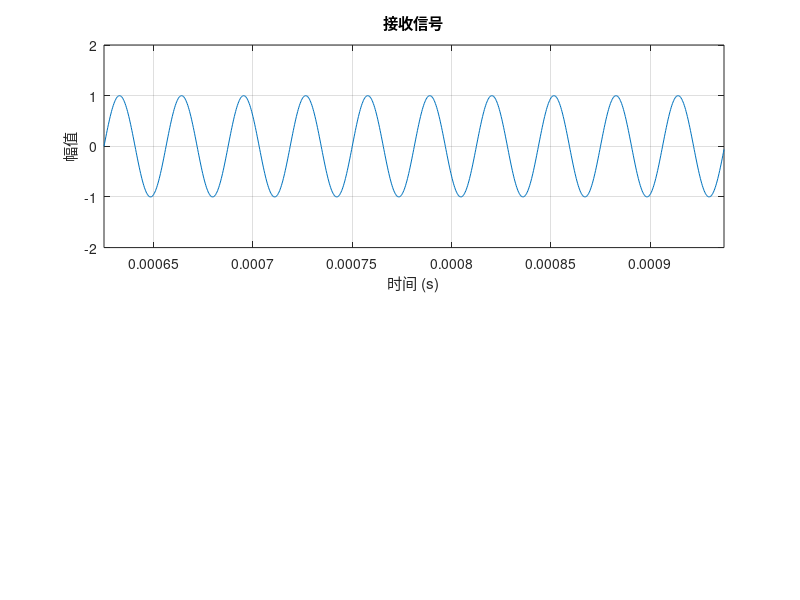

Reproduce this figure in MATLAB. (Note: this script raises an error after producing the figure.)
% clc;
clear;
close all;



% ##########################常数定义##########################
% 光速 单位m/s
c = 299792458;
% pi MATLAB中pi为3.141592653589793


% ##########################信号源&接收机参数设计##########################
% 信号源频率 单位Hz
frequency = 3.2e4;

% 接收机信号采样率 单位Hz
samp_rate = 3.2e6;
% 接收机水平移动速度 单位m/s
v_rx = 10e3;

% 接收机比相相干积累序列数
coherent_integration_number = 10;
% 接收机比相相干积累正弦信号序列周期数
coherent_integration_cycles = 10;
% 接收机比相单次采样正弦信号总周期数
single_sampling_cycles = coherent_integration_number * ...
    coherent_integration_cycles;
% 接收机比相单次采样时长 单位s
single_sampling_duration = single_sampling_cycles / frequency;
% 接收机比相单次采样经过的距离 单位s
single_sampling_distance = single_sampling_duration / v_rx;

% 接收机比相间隔距离 单位m
sampling_interval = c / frequency / 2;  % 半波长
% 接收机比相间隔时间 单位s
delta_t = sampling_interval / v_rx;

% 信号采样总时长 单位s
sampling_duration = delta_t + single_sampling_duration;
% 信号采样总时长对应的距离 单位m
sampling_distance = sampling_duration / v_rx;

% 信号源与接收机比相时相对角度alpha 范围[0, 180)
alpha_angle = 66;
alpha_radian = deg2rad(alpha_angle);    % 弧度
alpha_sin = sin(alpha_radian);
alpha_cos = cos(alpha_radian);
% 信号源与接收机比相时相对距离d_r 单位m
d_relative = 20 * c / frequency;    % 20倍正弦信号波长

% 信号源投影在接收机移动方向上的距离d_v  单位m
d_vertical = d_relative * alpha_sin;
% 接收机比相首次采样完成时与信号源的相对距离d'_r 单位m
d_prime_relative = sqrt(d_vertical^2 + ...
    (sampling_interval + d_relative * alpha_cos)^2);

% 接收机比相最终采样开始时与信号源的相对距离d_start 单位m
d_start = sqrt(d_vertical^2 + ...
    (sampling_interval + d_relative * alpha_cos)^2);
% 接收机比相首次采样开始时与信号源的相对距离d'_start 单位m
d_prime_start = sqrt(d_vertical^2 + ...
    (sampling_distance + d_relative * alpha_cos)^2);

% 信号源坐标
[x_s, y_s] = deal(d_relative * alpha_cos + sampling_distance, ...
    d_vertical);


% ##########################仿真时域参数设计##########################
% 仿真时长 单位s
sim_duration = sampling_duration;
% 信号源传播至接收机首次采样开始时间点
t_prime_start = d_prime_start / c;
% 仿真时间间隔 单位s
sim_time_interval = 1 / samp_rate;
% 仿真时间向量 单位s
time_vector = t_prime_start : sim_time_interval : ...
    t_prime_start+sim_duration;



% ##########################空间网格设计##########################
% 最大采样间隔距离 单位m
d_max = v_rx / samp_rate;
% 仿真网格长度 单位m
grid_width = sampling_distance;
% 仿真网格点数
num_points_width = ceil(grid_width / d_max);



% ##########################实时仿真##########################
% 接收机初始空间坐标
[x_rx, y_rx] = deal(0, 0);

% 初始化接收到的信号数组
sig_rx = zeros(1, length(time_vector));

% 模拟接收机在每个时间点接收到的信号
for i = 1 : length(time_vector)
    % 计算接收机当前位置（从t=0开始沿X轴移动）
    x_rx = x_rx + v_rx * sim_time_interval;
    y_rx = 0;
    
    % 计算接收机和信号源的相对距离
    distance = sqrt((x_rx - x_s)^2 + (y_s - y_rx)^2);
    % 计算信号传播时间
    propagation_time = distance / c ;
    
    % 接收信号
    sig_rx(i) = sin(2 * pi * frequency * ...
        (time_vector(i) - propagation_time));
end



% 绘图
figure(1);
subplot(2, 1, 1);
plot(time_vector(1:1000), sig_rx(1:1000));
xlabel('时间 (s)');
ylabel('幅值');
title('接收信号');
xlim([time_vector(1) time_vector(1000)]);
ylim([-2 2]);
grid on;



% ##########################高斯加噪##########################
% 噪声参数定义
snr_value = 10;     % 信噪比SNR(dB)
% 添加噪声到信号
[sig_rx_noisy, ~] = FUNC_AddGaussianNoise(sig_rx, snr_value);



% 绘图
figure(1);
subplot(2, 1, 2);
plot(time_vector(1:1000), sig_rx_noisy(1:1000));
xlabel('时间 (s)');
ylabel('幅值');
title(['高斯加噪信号 (SNR = ' num2str(snr_value) ' dB) ']);
xlim([time_vector(1) time_vector(1000)]);
ylim([-2 2]);
grid on;



% ##########################测向信号截取##########################
% 比相单次采样点数
single_sampling_points = round( ...
    single_sampling_duration / sim_time_interval);
% 比相间隔点数
interval_points =  round(delta_t / sim_time_interval);

% 截取比相信号A和B
sigA = sig_rx_noisy(1 : single_sampling_points);
sigB = sig_rx_noisy((1 + interval_points) : ...
    (interval_points + single_sampling_points));
% 信号A和B分别对应的时间向量
tv_sigA = time_vector(1 : single_sampling_points);
tv_sigB = time_vector((1 + interval_points) : ...
    (interval_points + single_sampling_points));



% 绘图
figure(2);

subplot(2, 1, 1);
plot(tv_sigA, sigA);
xlabel('时间 (s)');
ylabel('幅值');
title('截取接收信号A');
xlim([tv_sigA(1) tv_sigA(end)]);
ylim([-2 2]);
grid on;

subplot(2, 1, 2);
plot(tv_sigB, sigB);
xlabel('时间 (s)');
ylabel('幅值');
title('截取接收信号B');
xlim([tv_sigB(1) tv_sigB(end)]);
ylim([-2 2]);
grid on;



% ##########################带通滤波##########################
% 滤波
[sigA_filtered, filter_b] = FUNC_BandpassFilter(sigA, frequency, samp_rate);
[sigB_filtered, ~] = FUNC_BandpassFilter(sigB, frequency, samp_rate);



% 绘图

% 滤波器频率响应
figure(3);
freqz(filter_b, 1, 1024, samp_rate);

% 滤波后的信号
figure(4);

subplot(2, 1, 1);
plot(tv_sigA, sigA_filtered);
xlabel('时间 (s)');
ylabel('幅值');
title('带通滤波信号A');
xlim([tv_sigA(1) tv_sigA(end)]);
ylim([-2 2]);
grid on;

subplot(2, 1, 2);
plot(tv_sigB, sigB_filtered);
xlabel('时间 (s)');
ylabel('幅值');
title('带通滤波信号B');
xlim([tv_sigB(1) tv_sigB(end)]);
ylim([-2 2]);
grid on;



% ##########################相干积累##########################
% 相干积累信号采样点数
coherent_integration_points = single_sampling_points / ...
    coherent_integration_cycles;
% 初始化相干积累信号数组
sigA_integration = zeros(1, coherent_integration_points);
sigB_integration = zeros(1, coherent_integration_points);
% 相干积累信号对应的时间向量
tv_sigA_integration = tv_sigA(end-coherent_integration_points+1 : end);
tv_sigB_integration = tv_sigB(end-coherent_integration_points+1 : end);

% 相干积累
for i = 1 : coherent_integration_points
    for j = 1 : coherent_integration_cycles
        point = coherent_integration_points * (j-1) + i;
        sigA_integration(i) = sigA_integration(i) + sigA_filtered(point);
        sigB_integration(i) = sigB_integration(i) + sigB_filtered(point);
    end
    sigA_integration(i) = sigA_integration(i) / ...
        coherent_integration_cycles;
    sigB_integration(i) = sigB_integration(i) / ...
        coherent_integration_cycles;
end


% 绘图
figure(5);

subplot(2, 1, 1);
plot(tv_sigA_integration, sigA_integration);
xlabel('时间 (s)');
ylabel('幅值');
title('相干积累滤波信号A');
xlim([tv_sigA_integration(1) tv_sigA_integration(end)]);
ylim([-2 2]);
grid on;

subplot(2, 1, 2);
plot(tv_sigB_integration, sigB_integration);
xlabel('时间 (s)');
ylabel('幅值');
title('相干积累滤波信号B');
xlim([tv_sigB_integration(1) tv_sigB_integration(end)]);
ylim([-2 2]);
grid on;



% ##########################时延比相测向##########################
[~, doa_phase_angle] = FUNC_DF2D_SignalDelayPhaseComparing( ...
    sigB_integration, sigA_integration, frequency, ...
    delta_t, sampling_interval, c)
